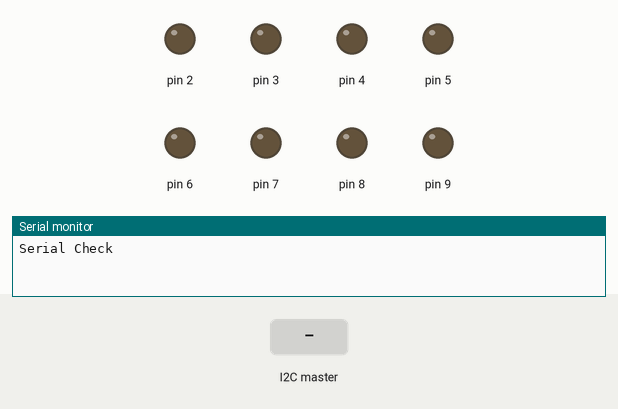
Simulated run of this sketch. Board: Arduino Uno, built with avr-gcc and run on an emulated ATmega328P. Parts: output pins drawn as LEDs (lit = HIGH), the last lines printed to the serial monitor. The test bench sets the inputs (shaded band).

Above: at 1.2 s.
1.3 s: the I2C master sends the byte 1
At 2.2 s:
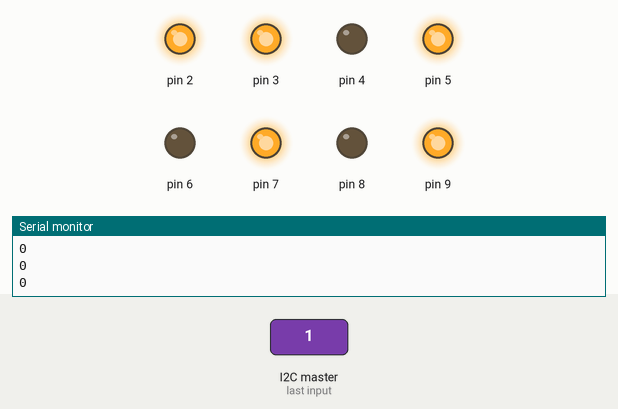
2.9 s: the I2C master sends the byte 0
At 3.5 s:
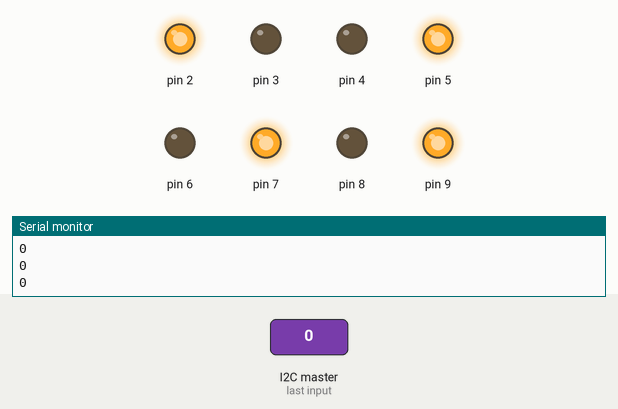
4.5 s: the I2C master sends the byte 2
At 4.62 s:
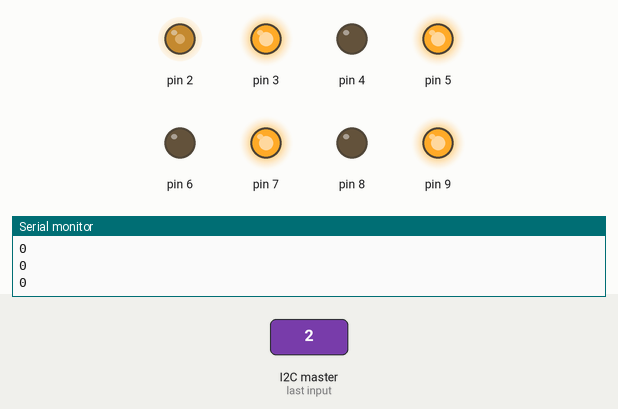
6.1 s: the I2C master sends the byte 0
At 6.22 s:
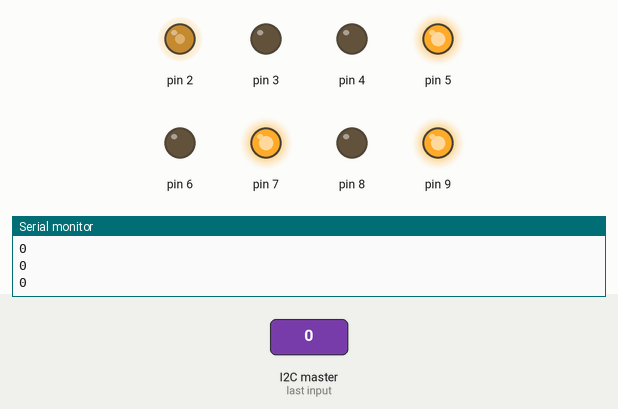
7.7 s: the I2C master sends the byte 200
At 9.0 s:
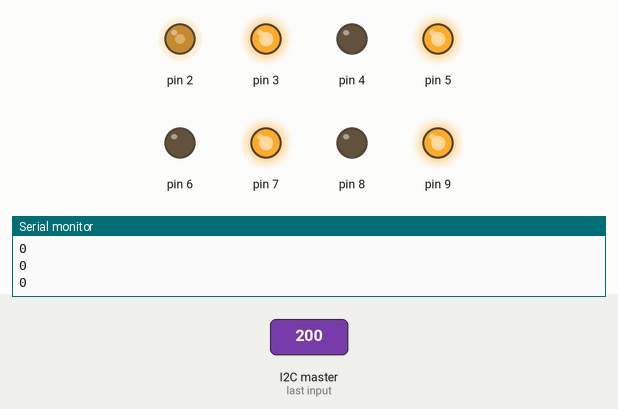
Timing chart, 0 to 25.3 s (numbered marks = the images above; inputs shaded):
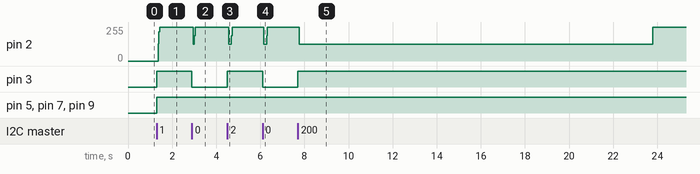

The sketch:

section1_MCU.ino
```cpp
#include <Step.h>
#include <Wire.h>

#define STEP1 2
#define DIR1 3

#define STEP2 4
#define DIR2 5

#define STEP3 6
#define DIR3 7

#define STEP4 8
#define DIR4 9

#define IIC_ADDR 0x01

Step_M A(DIR1, STEP1);
Step_M B(DIR2, STEP2);
Step_M C(DIR3, STEP3);
Step_M D(DIR4, STEP4);

byte buf[4];

void setup() {
  Serial.begin(115200);
  Serial.println("Serial Check");

  A.setDuration(5000);
  B.setDuration(5000);
  C.setDuration(5000);
  D.setDuration(5000);

  Wire.begin(IIC_ADDR);
  Wire.onReceive(Que);
}

void loop() {
  if (A.Whether() || B.Whether() || C.Whether() || D.Whether()) {
    A.Move();
    B.Move();
    C.Move();
    D.Move();
  }
}

void Que() {
  byte cnt = 0;
  while (Wire.available()) {
    buf[cnt++] = Wire.read();
  }
  A.setStep(A.preStep(angle2step(buf[0])));
  B.setStep(B.preStep(angle2step(buf[1])));
  C.setStep(C.preStep(angle2step(buf[2])));
  D.setStep(D.preStep(angle2step(buf[3])));
}

int angle2step(long angle) {
  int ans = (float)angle / 0.125;
  return ans;
}
```

Step.cpp
```cpp
#include "Step.h"
#include "Arduino.h"

Step_M::Step_M(byte dir,byte step){
    pinMode(dir,OUTPUT);
    pinMode(step,OUTPUT);

    this->dir = dir;
    this->step = step;

    this->pre_step = 0;
    digitalWrite(this->dir,LOW);
    digitalWrite(this->step,LOW);
}

void Step_M::setStep(long steps){
    if(steps >= 0){
        this->STEP = steps;
        digitalWrite(this->dir,HIGH);
    }
    else{
        this->STEP = -steps;
        digitalWrite(this->dir,LOW);
    }
}

void Step_M::setDuration(long duration){
    this->duration = duration;
}

bool Step_M::Whether(){
    if(this->STEP){
        return 1;
    }
    else{
        return 0;
    }
}

void Step_M::Move(){
    if(this->STEP){
        this->cur = micros();
        if(this->cur - this->pre >= this->duration){
            this->pre = this->cur;
            if(this->state){
                this->state = 0;
            }
            else{
                this->state = 1;
                this->STEP--;
            }
            digitalWrite(this->step,this->state);
        }
    }
}

void Step_M::Just_Move(){
    digitalWrite(this->step,1);
    delayMicroseconds(this->duration);
    digitalWrite(this->step,0);
    delayMicroseconds(this->duration);
}

long Step_M::preStep(long steps){
    long last = steps - this->pre_step;
    this->pre_step = steps;
    Serial.println(last);
    return last;
}
```

Step.h
```cpp
#ifndef __STEP_H__
#define __STEP_H__
#include "Arduino.h"
class Step_M{
    private:
        byte dir,step;
        long STEP;
        bool DIR;
        long pre_step = 0;
        unsigned long cur = 0;
        unsigned long pre = 0;
        bool state = 0;
        long duration = 100;

    public:
        Step_M(byte dir,byte step);
        void setStep(long steps);
        void setDuration(long duration);
        bool Whether();
        void Move();
        void Just_Move();
        long preStep(long steps);
};
#endif
```

Measured:
- after the input at 1.3 s, pin 2: 0/255 → 255/255 after 0.06 s; pin 3, pin 5, pin 7, pin 9: LOW → HIGH at once
- after the input at 2.9 s, pin 2: 255/255 → 125/255 after 0.06 s, → 191/255 0.04 s later, → 255/255 0.04 s later; pin 3: HIGH → LOW at once
- after the input at 4.5 s, pin 2: 255/255 → 125/255 after 0.06 s, → 255/255 0.12 s later; pin 3: LOW → HIGH at once
- after the input at 6.1 s, pin 2: 255/255 → 126/255 after 0.06 s, → 255/255 0.12 s later; pin 3: HIGH → LOW at once
- after the input at 7.7 s, pin 2: 255/255 → 126/255 after 0.06 s, → 255/255 16.0 s later; pin 3: LOW → HIGH at once
